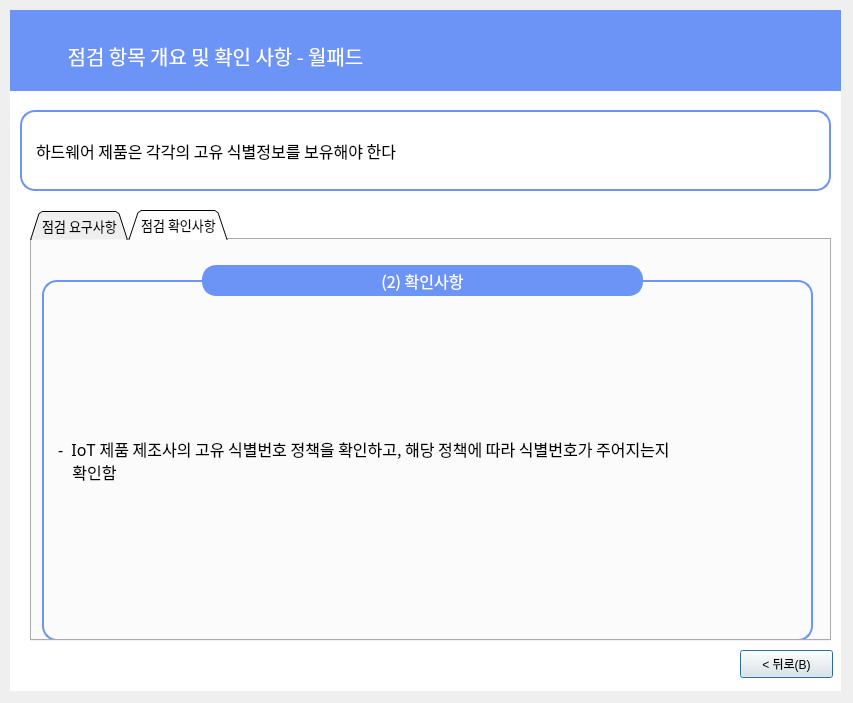
<?xml version="1.0" encoding="UTF-8"?>
<ui version="4.0">
 <class>Dialog</class>
 <widget class="QDialog" name="Dialog">
  <property name="geometry">
   <rect>
    <x>0</x>
    <y>0</y>
    <width>853</width>
    <height>703</height>
   </rect>
  </property>
  <property name="windowTitle">
   <string>Dialog</string>
  </property>
  <widget class="QLabel" name="label_6">
   <property name="geometry">
    <rect>
     <x>10</x>
     <y>10</y>
     <width>831</width>
     <height>681</height>
    </rect>
   </property>
   <property name="font">
    <font>
     <family>Gmarket Sans TTF</family>
     <pointsize>16</pointsize>
     <weight>50</weight>
     <bold>false</bold>
     <kerning>true</kerning>
    </font>
   </property>
   <property name="autoFillBackground">
    <bool>false</bool>
   </property>
   <property name="styleSheet">
    <string notr="true">background-color: rgb(255,255,255);
border-color: rgb(0, 0, 0);</string>
   </property>
   <property name="text">
    <string/>
   </property>
   <property name="scaledContents">
    <bool>false</bool>
   </property>
   <property name="alignment">
    <set>Qt::AlignCenter</set>
   </property>
  </widget>
  <widget class="QLabel" name="label_7">
   <property name="geometry">
    <rect>
     <x>10</x>
     <y>10</y>
     <width>831</width>
     <height>81</height>
    </rect>
   </property>
   <property name="font">
    <font>
     <family>Gmarket Sans TTF</family>
     <pointsize>11</pointsize>
     <weight>50</weight>
     <bold>false</bold>
     <kerning>true</kerning>
    </font>
   </property>
   <property name="autoFillBackground">
    <bool>false</bool>
   </property>
   <property name="styleSheet">
    <string notr="true">background-color: rgb(108, 147, 246);
border-color: rgb(0, 0, 0);</string>
   </property>
   <property name="text">
    <string/>
   </property>
   <property name="scaledContents">
    <bool>false</bool>
   </property>
  </widget>
  <widget class="QLabel" name="label_8">
   <property name="geometry">
    <rect>
     <x>10</x>
     <y>30</y>
     <width>411</width>
     <height>51</height>
    </rect>
   </property>
   <property name="font">
    <font>
     <family>AppleSDGothicNeoM00</family>
     <pointsize>15</pointsize>
    </font>
   </property>
   <property name="styleSheet">
    <string notr="true">color : rgb(255, 255, 255)</string>
   </property>
   <property name="text">
    <string>점검 항목 개요 및 확인 사항 - 월패드</string>
   </property>
   <property name="alignment">
    <set>Qt::AlignCenter</set>
   </property>
  </widget>
  <widget class="QLabel" name="label_9">
   <property name="geometry">
    <rect>
     <x>20</x>
     <y>110</y>
     <width>811</width>
     <height>81</height>
    </rect>
   </property>
   <property name="font">
    <font>
     <family>AppleSDGothicNeoM00</family>
     <pointsize>12</pointsize>
     <weight>50</weight>
     <bold>false</bold>
     <kerning>true</kerning>
    </font>
   </property>
   <property name="autoFillBackground">
    <bool>false</bool>
   </property>
   <property name="styleSheet">
    <string notr="true">background-color : rgb(255, 255, 255);
padding-left:10px;
border: 2px solid rgb(108, 147, 246);
border-radius:15px</string>
   </property>
   <property name="text">
    <string>하드웨어 제품은 각각의 고유 식별정보를 보유해야 한다</string>
   </property>
   <property name="scaledContents">
    <bool>false</bool>
   </property>
  </widget>
  <widget class="QPushButton" name="pushButton_4">
   <property name="geometry">
    <rect>
     <x>740</x>
     <y>650</y>
     <width>93</width>
     <height>28</height>
    </rect>
   </property>
   <property name="text">
    <string>&lt; 뒤로(B)</string>
   </property>
  </widget>
  <widget class="QTabWidget" name="tabWidget">
   <property name="geometry">
    <rect>
     <x>30</x>
     <y>210</y>
     <width>801</width>
     <height>431</height>
    </rect>
   </property>
   <property name="font">
    <font>
     <family>AppleSDGothicNeoM00</family>
     <pointsize>10</pointsize>
    </font>
   </property>
   <property name="contextMenuPolicy">
    <enum>Qt::DefaultContextMenu</enum>
   </property>
   <property name="styleSheet">
    <string notr="true"/>
   </property>
   <property name="tabShape">
    <enum>QTabWidget::Triangular</enum>
   </property>
   <property name="currentIndex">
    <number>1</number>
   </property>
   <property name="elideMode">
    <enum>Qt::ElideNone</enum>
   </property>
   <property name="tabBarAutoHide">
    <bool>false</bool>
   </property>
   <widget class="QWidget" name="tab">
    <attribute name="title">
     <string>점검 요구사항</string>
    </attribute>
    <widget class="QLabel" name="label_21">
     <property name="geometry">
      <rect>
       <x>10</x>
       <y>40</y>
       <width>771</width>
       <height>361</height>
      </rect>
     </property>
     <property name="font">
      <font>
       <family>AppleSDGothicNeoM00</family>
       <pointsize>12</pointsize>
      </font>
     </property>
     <property name="styleSheet">
      <string notr="true">

border: 2px solid rgb(108, 147, 246);
border-radius:15px;
padding-left:10px</string>
     </property>
     <property name="text">
      <string>- ‌ IoT 제품은 유추 불가능한 고유하고 변경할 수 없는 고유 식별번호를 보유해야 함</string>
     </property>
    </widget>
    <widget class="QLabel" name="label_3">
     <property name="geometry">
      <rect>
       <x>160</x>
       <y>0</y>
       <width>461</width>
       <height>81</height>
      </rect>
     </property>
     <property name="font">
      <font>
       <family>AppleSDGothicNeoM00</family>
       <pointsize>12</pointsize>
      </font>
     </property>
     <property name="styleSheet">
      <string notr="true">background-color : rgb(108, 147, 246);
color : rgb(255, 255, 255);
border: 2px solid rgb(108, 147, 246);
margin-left:10px;
margin-right:10px;
margin-top:25px;
margin-bottom:25px;
border-radius:14px
</string>
     </property>
     <property name="text">
      <string>(1) 요구사항</string>
     </property>
     <property name="alignment">
      <set>Qt::AlignCenter</set>
     </property>
    </widget>
   </widget>
   <widget class="QWidget" name="tab_2">
    <attribute name="title">
     <string>점검 확인사항</string>
    </attribute>
    <widget class="QLabel" name="label_22">
     <property name="geometry">
      <rect>
       <x>10</x>
       <y>40</y>
       <width>771</width>
       <height>361</height>
      </rect>
     </property>
     <property name="font">
      <font>
       <family>AppleSDGothicNeoM00</family>
       <pointsize>12</pointsize>
      </font>
     </property>
     <property name="styleSheet">
      <string notr="true">

border: 2px solid rgb(108, 147, 246);
border-radius:15px;
padding-left:10px</string>
     </property>
     <property name="text">
      <string>- ‌ IoT 제품 제조사의 고유 식별번호 정책을 확인하고, 해당 정책에 따라 식별번호가 주어지는지
    확인함</string>
     </property>
    </widget>
    <widget class="QLabel" name="label_4">
     <property name="geometry">
      <rect>
       <x>160</x>
       <y>0</y>
       <width>461</width>
       <height>81</height>
      </rect>
     </property>
     <property name="font">
      <font>
       <family>AppleSDGothicNeoM00</family>
       <pointsize>12</pointsize>
      </font>
     </property>
     <property name="styleSheet">
      <string notr="true">background-color : rgb(108, 147, 246);
color : rgb(255, 255, 255);
border: 2px solid rgb(108, 147, 246);
margin-left:10px;
margin-right:10px;
margin-top:25px;
margin-bottom:25px;
border-radius:14px
</string>
     </property>
     <property name="text">
      <string>(2) 확인사항</string>
     </property>
     <property name="alignment">
      <set>Qt::AlignCenter</set>
     </property>
    </widget>
   </widget>
  </widget>
 </widget>
 <resources/>
 <connections/>
</ui>
